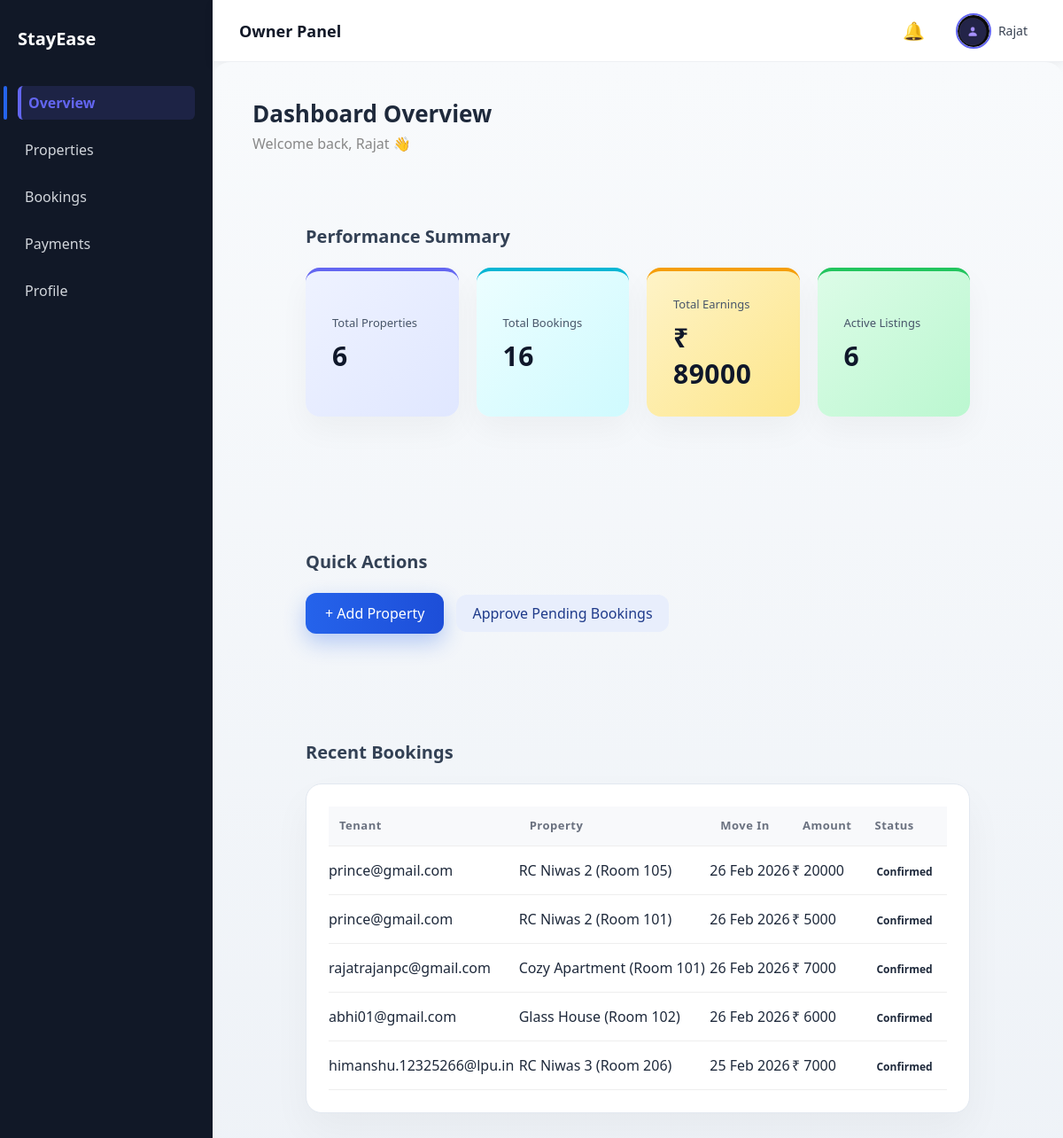
Before: /dashboard/ (signed in) with the older database file.
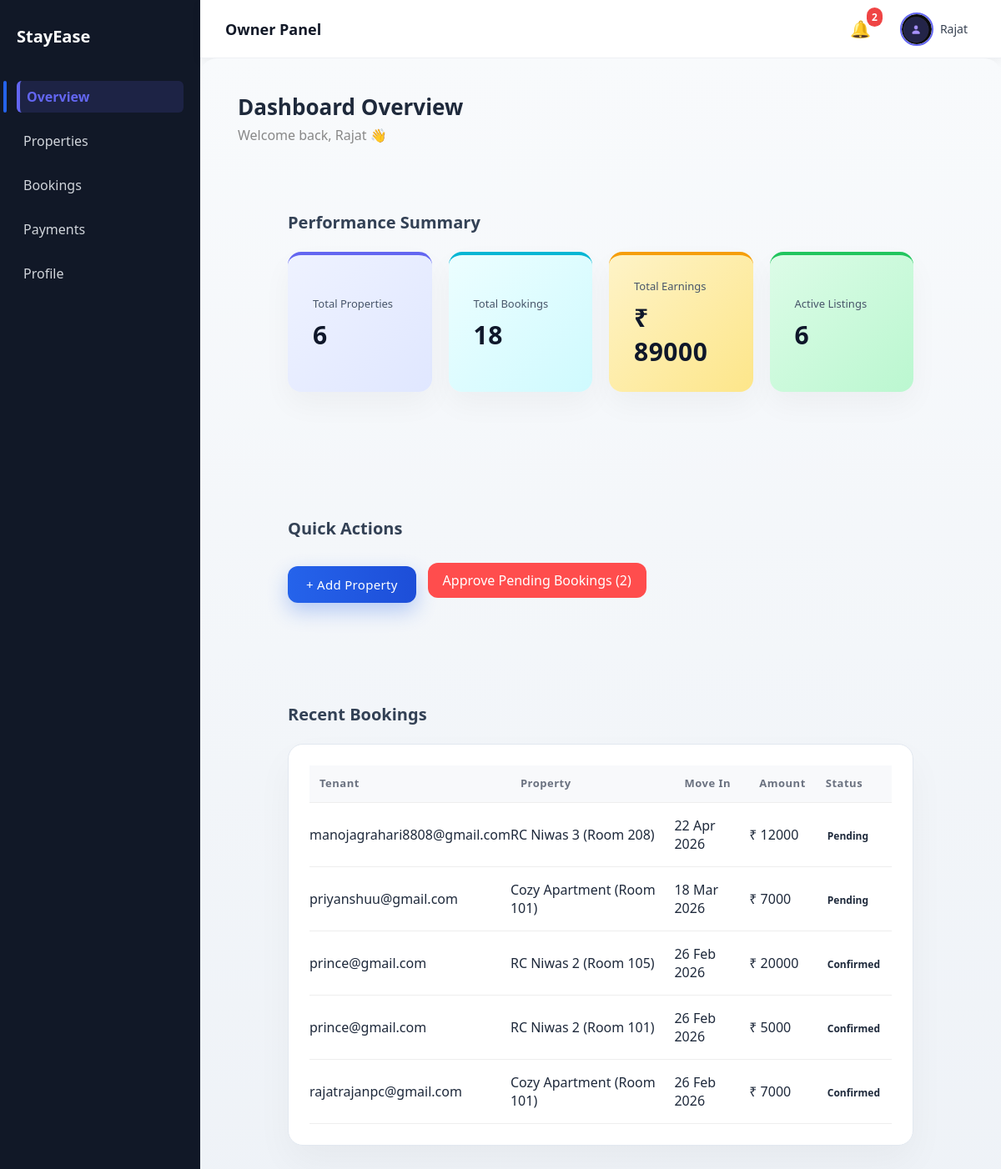
After: the same page with the newer database file.
### bookings/models.py (models this page shows, shortened)
class Booking(models.Model):
    STATUS_CHOICES = [
        ('pending', 'Pending'),
        ('confirmed', 'Confirmed'),
        ('cancelled', 'Cancelled'),
    ]
    room = models.ForeignKey(Room, on_delete=models.CASCADE, related_name="bookings")
    tenant = models.ForeignKey(User, on_delete=models.CASCADE)
    move_in_date = models.DateField()
    rent_amount = models.PositiveIntegerField()
    security_amount = models.PositiveIntegerField()
    total_amount = models.PositiveIntegerField()
    status = models.CharField(max_length=20, choices=STATUS_CHOICES, default="pending")
    created_at = models.DateTimeField(auto_now_add=True)

### properties/models.py (models this page shows, shortened)
class Room(models.Model):
    property = models.ForeignKey(
        Property,
        on_delete=models.CASCADE,
        related_name="rooms"
    )
    room_number = models.CharField(max_length=20)
    rent = models.DecimalField(max_digits=10, decimal_places=2)
    capacity = models.IntegerField()
    is_available = models.BooleanField(default=True)
    image = models.ImageField(upload_to="rooms/", blank=True, null=True)
    created_at = models.DateTimeField(auto_now_add=True)

class Property(models.Model):
    owner = models.ForeignKey(User, on_delete=models.CASCADE, related_name="properties")
    name = models.CharField(max_length=200)
    description = models.TextField()
    address = models.CharField(max_length=255, blank=True, null=True)
    city = models.CharField(max_length=100, blank=True, null=True)
    state = models.CharField(max_length=100, blank=True, null=True)
    pincode = models.CharField(max_length=10, blank=True, null=True)
    landmark = models.CharField(max_length=150, blank=True, null=True)
    main_image = models.ImageField(upload_to="properties/", blank=True, null=True)
    back_image = models.ImageField(upload_to="properties/", blank=True, null=True)
    is_active = models.BooleanField(default=False)
    is_paid_listing = models.BooleanField(default=False)
    created_at = models.DateTimeField(auto_now_add=True)

### accounts/views.py (the view, shortened to what this page needs)
# urls.py: path("dashboard/", views.dashboard, name="dashboard"),
@login_required(login_url="login")
def dashboard(request):
    profile = request.user.userprofile
    if profile.role == "owner":
        properties = Property.objects.filter(owner=request.user)
        bookings = Booking.objects.filter(room__property__owner=request.user)
        pending_count = bookings.filter(status="pending").count()
        total_properties = properties.count()
        total_bookings = bookings.count()
        total_earnings = bookings.filter(status="confirmed").aggregate(
            total=Sum("rent_amount")
        )["total"] or 0
        current_month = now().month
        monthly_revenue = bookings.filter(
            created_at__month=current_month,
            status="confirmed"
        ).aggregate(total=Sum("rent_amount"))["total"] or 0
        recent_bookings = bookings.order_by("-created_at")[:5]
        return render(request, "dashboard/owner_dashboard.html", {
            "total_properties": total_properties,
            "total_bookings": total_bookings,
            "total_earnings": total_earnings,
            "monthly_revenue": monthly_revenue,
            "recent_bookings": recent_bookings,
            "active_listings": properties.filter(is_active=True).count(),
            "pending_count": pending_count,
            "active_page": "overview"
        })

### accounts/context_processors.py (called while the page is built)
def notification_data(request):
    if request.user.is_authenticated:
        notifications = Notification.objects.filter(
            user=request.user
        ).order_by("-created_at")[:5]
        unread_count = Notification.objects.filter(
            user=request.user,
            is_read=False
        ).count()
        return {
            "notifications": notifications,
            "unread_count": unread_count,
        }
    return {}

### templates/dashboard/owner_dashboard.html
{% extends "dashboard/base_dashboard.html" %}
{% block dashboard_content %}
<div class="page-header">
    <div>
        <h1>Dashboard Overview</h1>
        <p>Welcome back, {{ request.user.first_name }} 👋</p>
    </div>
</div>
<section class="dashboard-section">
    <h2 class="section-title">Performance Summary</h2>
    <div class="stats-grid">
        <div class="stat-card">
            <span>Total Properties</span>
            <h3>{{ total_properties }}</h3>
        </div>
        <div class="stat-card">
            <span>Total Bookings</span>
            <h3>{{ total_bookings }}</h3>
        </div>
        <div class="stat-card">
            <span>Total Earnings</span>
            <h3>₹ {{ total_earnings }}</h3>
        </div>
        <div class="stat-card">
            <span>Active Listings</span>
            <h3>{{ active_listings }}</h3>
        </div>
    </div>
</section>
<section class="dashboard-section">
    <h2 class="section-title">Quick Actions</h2>
    <div class="action-buttons">
        <a href="/properties/add/"
           class="{% if pending_count == 0 %}highlight-add{% else %}primary-btn{% endif %}">
            + Add Property
        </a>
        <a href="/bookings/?status=pending"
           class="secondary-btn {% if pending_count > 0 %}alert-btn{% endif %}">
            Approve Pending Bookings
            {% if pending_count > 0 %}
                ({{ pending_count }})
            {% endif %}
        </a>
    </div>
</section>
<section class="dashboard-section">
    <h2 class="section-title">Recent Bookings</h2>
    <div class="dashboard-table">
        <table>
            <thead>
                <tr>
                    <th>Tenant</th>
                    <th>Property</th>
                    <th>Move In</th>
                    <th>Amount</th>
                    <th>Status</th>
                </tr>
            </thead>
            <tbody>
                {% for booking in recent_bookings %}
                <tr>
                    <td>{{ booking.tenant.email }}</td>
                    <td>
                        {{ booking.room.property.name }}
                        (Room {{ booking.room.room_number }})
                    </td>
                    <td>{{ booking.move_in_date|date:"d M Y" }}</td>
                    <td>₹ {{ booking.rent_amount }}</td>
                    <td>
                        <span class="status-badge {{ booking.status }}">
                            {{ booking.status|title }}
                        </span>
                    </td>
                </tr>
                {% empty %}
                <tr>
                    <td colspan="5" style="text-align:center;">
                        No bookings yet.
                    </td>
                </tr>
                {% endfor %}
            </tbody>
        </table>
    </div>
</section>
{% endblock %}

### templates/dashboard/base_dashboard.html (shortened to what this page needs)
{% load static %}
<!DOCTYPE html>
<html>
<head>
    <link rel="stylesheet" href="{% static 'css/style.css' %}">
</head>
<body>
<div class="dashboard-layout">
    <aside class="sidebar">
        <h2 class="logo">StayEase</h2>
        <nav>
        <a href="/dashboard/"
        class="{% if request.path == '/dashboard/' %}active{% endif %}">
        Overview
        </a>
        {% if request.user.userprofile.role == "owner" %}
            <a href="/properties/"
            class="{% if '/properties/' in request.path %}active{% endif %}">
            Properties
            </a>
            <a href="/bookings/"
            class="{% if '/bookings/' in request.path %}active{% endif %}">
            Bookings
            </a>
            <a href="/payments/"
            class="{% if '/payments/' in request.path %}active{% endif %}">
            Payments
            </a>
        {% endif %}
        <a href="/profile/"
        class="{% if '/profile/' in request.path or '/settings/' in request.path %}active{% endif %}">
        Profile
        </a>
    </nav>
    </aside>
    <div class="main-content">
        <div class="topbar">
            <h3>
                {% if request.user.userprofile.role == "owner" %}
                    Owner Panel
                {% else %}
                    Tenant Panel
                {% endif %}
            </h3>
            <div class="user-section">
               <div class="notification-wrapper">
                    <div class="notification-bell" onclick="toggleNotifications(event)">
                        🔔
                        {% if unread_count > 0 %}
                        <span class="notification-count">
                            {{ unread_count }}
                        </span>
                        {% endif %}
                    </div>
                </div>
               <div class="user-menu">
                    <div class="user-trigger" onclick="toggleUserMenu(event)">
                        <div class="avatar-circle">
                            {% if request.user.userprofile and request.user.userprofile.profile_image %}
                                <img src="{{ request.user.userprofile.profile_image.url }}"
                                    alt="Profile">
                            {% else %}
                                <span>
                                    {{ request.user.first_name|first|upper }}
                                </span>
                            {% endif %}
                        </div>
                        <span class="user-name">
                            {{ request.user.first_name }}
                        </span>
                    </div>
                </div>
            </div>
        </div>
        <div class="content-area">
            {% block dashboard_content %}
            {% endblock %}
        </div>
    </div>
</div>
</body>
</html>

Changed rows visible on the page:
no longer on this page (row unchanged): Booking: tenant.email "abhi01@gmail.com", room.property.name "Glass House", room.room_number "102", move_in_date "26 Feb 2026", rent_amount "6000", status "Confirmed"
no longer on this page (row unchanged): Booking: tenant.email "himanshu.12325266@lpu.in", room.property.name "RC Niwas 3", room.room_number "206", move_in_date "25 Feb 2026", rent_amount "7000", status "Confirmed"
added Booking: tenant.email "manojagrahari8808@gmail.com", room.property.name "RC Niwas 3", room.room_number "208", move_in_date "22 Apr 2026", rent_amount "12000", status "Pending"
added Booking: tenant.email "priyanshuu@gmail.com", room.property.name "Cozy Apartment", room.room_number "101", move_in_date "18 Mar 2026", rent_amount "7000", status "Pending"
Other visible differences:
{{ unread_count }}: (not shown) → "2"
{{ total_bookings }}: "16" → "18"
{{ pending_count }}: (not shown) → "2"
